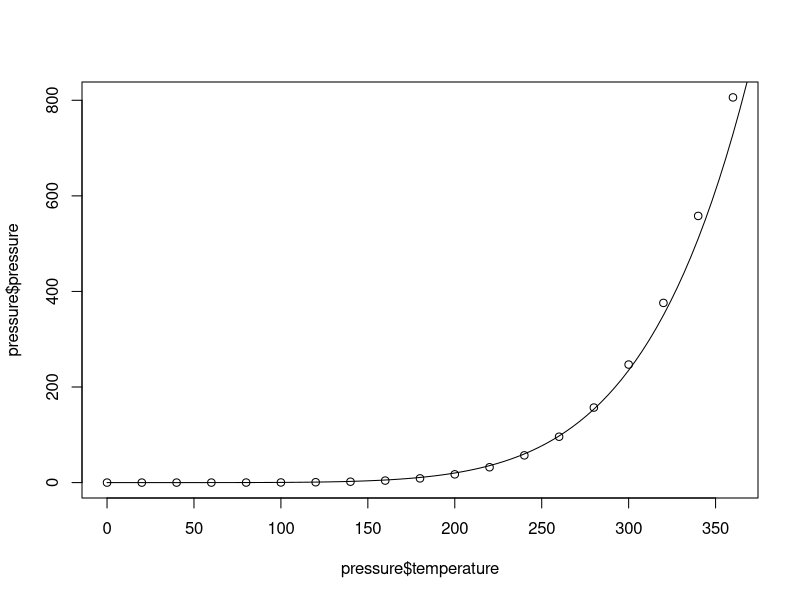
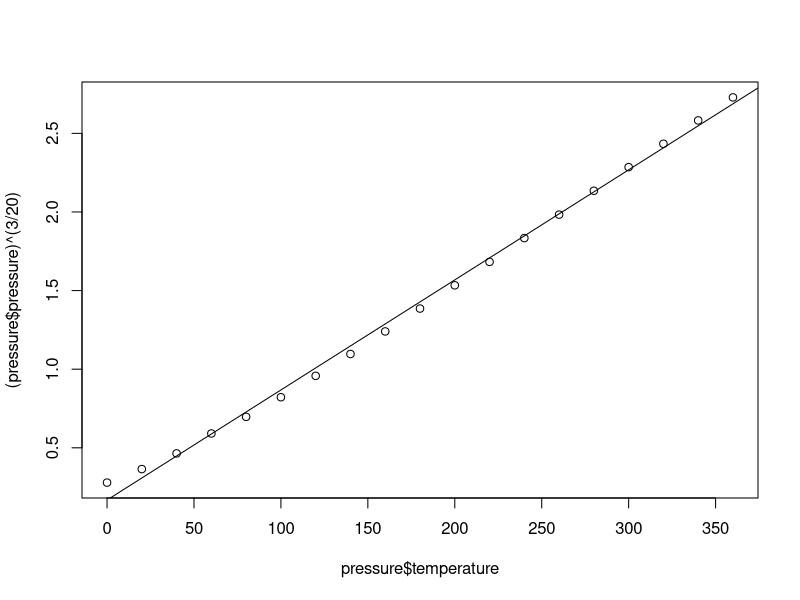
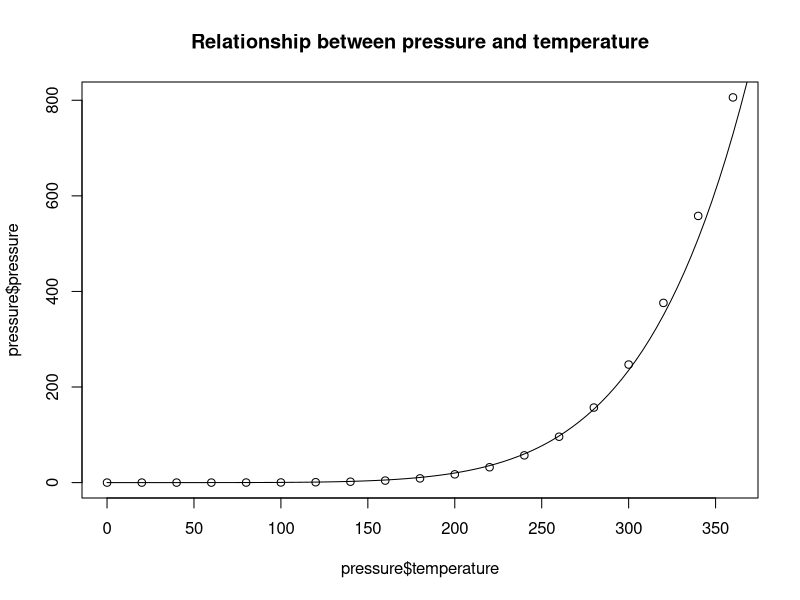
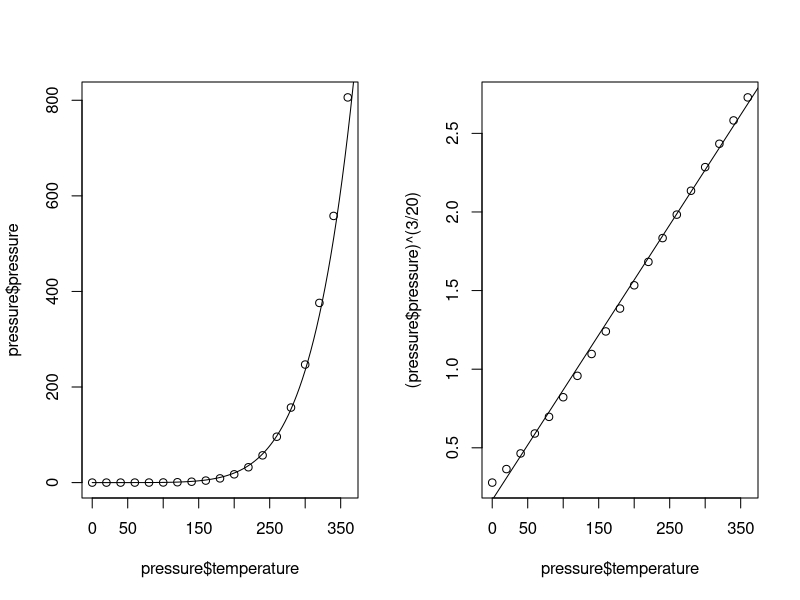
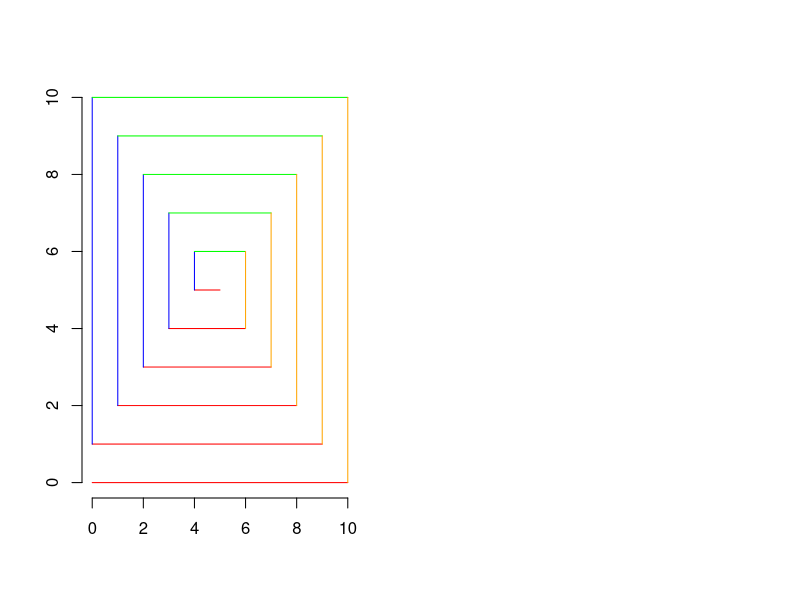

The R script that drew these images, in order:
# Assignment 2
# Q1(a)
plot(pressure$temperature, pressure$pressure, pch=1)
curve((0.168 + 0.007*x)^(20/3), from = 0, to = 400, add = TRUE)

# Q1(b)
plot(pressure$temperature,(pressure$pressure)^(3/20))
abline(0.168,0.007)

# Q1(c)
plot(pressure$temperature,pressure$pressure, main = "Relationship between pressure and temperature")
curve((0.168 + 0.007*x)^(20/3), from = 0, to = 400, add = TRUE)


# Q1(d)
par(mfrow=c(1,2))

plot(pressure$temperature,pressure$pressure)
curve((0.168 + 0.007*x)^(20/3), from = 0, to = 400, add = TRUE)

plot(pressure$temperature,(pressure$pressure)^(3/20))
abline(0.168,0.007)  

# Q2
alt_matrix <- function(n) {
  if (n <= 0 | (n%%1!=0)) {
    stop("Please input a positive integer.")
  }
  else{
    result_matrix <- matrix(nrow = n, ncol = n)
    for (i in 1:n) {
      for (j in 1:n) {
        if ((i + j) %% 2 == 0) {
          result_matrix[i, j] <- 0
        }
        else{
          result_matrix[i, j] <- 1
        }
      }
    }
    return(result_matrix)    
  }
}

alt_matrix(7)

# Q3
plot(0, 0, type="n", xlim=c(0,10), ylim=c(0,10), bty="n", xlab="", ylab="")

# Red Loop
for(i in 1:6){
  if(i==1 | i==2){x0=0}
  else{x0 = i-2}
  x1=10-i+1
  
  y0=i-1
  y1=y0
    
  segments(x0=x0, y0=y0, x1=x1, y1=y1, col = "red")
}

# Blue Loop
for(i in 1:5){
  x0=i-1
  x1=x0
  
  y0=i
  y1=10-i+1
  
  segments(x0=x0, y0=y0, x1=x1, y1=y1, col = "blue")
}

# Green Loop
for(i in 1:5){
  x0=i-1
  x1=10-i+1
  
  y0=x1
  y1=x1
  
  segments(x0=x0, y0=y0, x1=x1, y1=y1, col = "green")
}

# Yellow Loop
for(i in 1:5){
  x0=5+i
  x1=x0
  
  y0=5-i
  y1=x0
  
  segments(x0=x0, y0=y0, x1=x1, y1=y1, col = "orange")
}


# Q4
twin_prime_list <- function(n) {
  if (n >= 5) {
    comp <- seq(2, n)
    primes <- c()
    for (i in seq(2, n)) {
      if (any(comp == i)) {
        primes <- c(primes, i)
        comp <- comp[(comp %% i) != 0]
      }
    }
    
    twin_primes <- c()
    
    for (i in 1:(length(primes)-1)) {
      if (primes[i+1] - primes[i] == 2) {
        twin_primes <- c(twin_primes, c(primes[i], primes[i+1]))
      }
    }
    return(twin_primes)
  } else {
    stop("Please input positive integer larger or equal than 5.")
  }
}